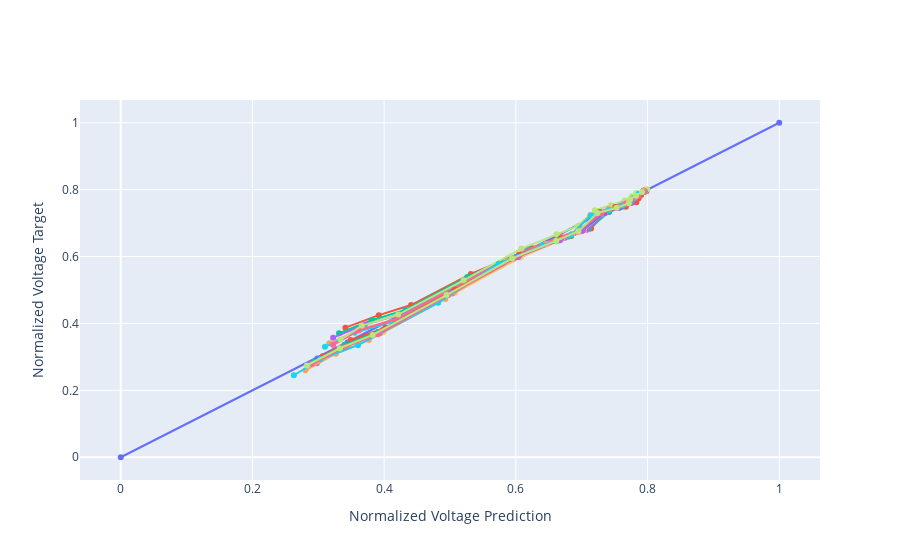

The code cell stored with this chart in its notebook:
### Markdown cell above
## Parity Plot of Training Error

### Code cell
# random plotting traing error at some interval = skip to not make the plot rendering too slow
batch_size = datasets["batch_size"]
skip = 70

fig = go.Figure()
fig.add_trace(go.Scatter(x=[0, 1], y=[0, 1], showlegend=False, mode="markers+lines"))
for i in range(0, len(datasets["X_train"]), batch_size * skip):
    df_pred = pd.DataFrame(model.predict(datasets["X_train"][i : i + batch_size], verbose=0)[:, :, 0])
    df_train = pd.DataFrame(datasets["y_train"][i : i + batch_size][:, :, 0])
    fig.add_trace(
        go.Scatter(
            x=df_pred[0].values,
            y=df_train[0].values,
            showlegend=False,
            mode="markers+lines",
        )
    )

fig.update_yaxes(title="Normalized Voltage Target")
fig.update_xaxes(title="Normalized Voltage Prediction")
fig.update_layout(height=500)
